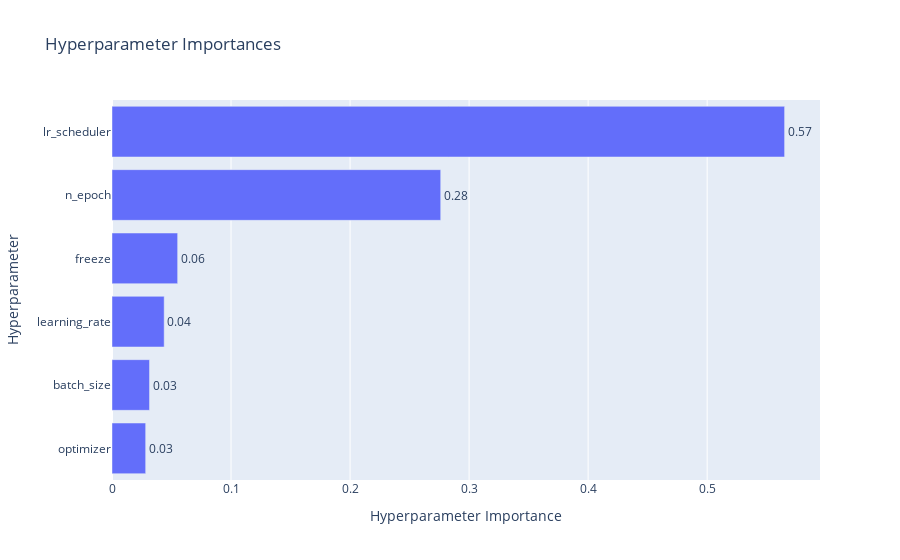

The code cell stored with this chart in its notebook:
### Code cell
# 매개변수 중요도를 시각화 - x : importance for objective value, y : hyperparameter
plot_param_importances(study)
optuna.visualization.plot_param_importances(
    study, target=lambda t: t.duration.total_seconds(), target_name="duration"
)	# 어떤 하이퍼파라미터가 trail duration에 영향을 미치는지 중요성 알아보기

### Figure 1 — Plotly figure (JSON) as saved in the notebook; plotly's stock layout.template omitted (floating-point values rounded to 4 significant figures)
{"data": [{"cliponaxis": false, "hovertemplate": ["optimizer (CategoricalDistribution): 0.028288321675328625<extra></extra>", "batch_size (CategoricalDistribution): 0.031521657531165356<extra></extra>", "learning_rate (FloatDistribution): 0.043837207981099004<extra></extra>", "freeze (CategoricalDistribution): 0.055149226642049944<extra></extra>", "n_epoch (IntDistribution): 0.27615241325324674<extra></extra>", "lr_scheduler (CategoricalDistribution): 0.5650511729171105<extra></extra>"], "name": "duration", "orientation": "h", "text": ["0.03", "0.03", "0.04", "0.06", "0.28", "0.57"], "textposition": "outside", "type": "bar", "x": [0.02829, 0.03152, 0.04384, 0.05515, 0.2762, 0.5651], "y": ["optimizer", "batch_size", "learning_rate", "freeze", "n_epoch", "lr_scheduler"]}], "layout": {"title": {"text": "Hyperparameter Importances"}, "xaxis": {"title": {"text": "Hyperparameter Importance"}}, "yaxis": {"title": {"text": "Hyperparameter"}}}}
